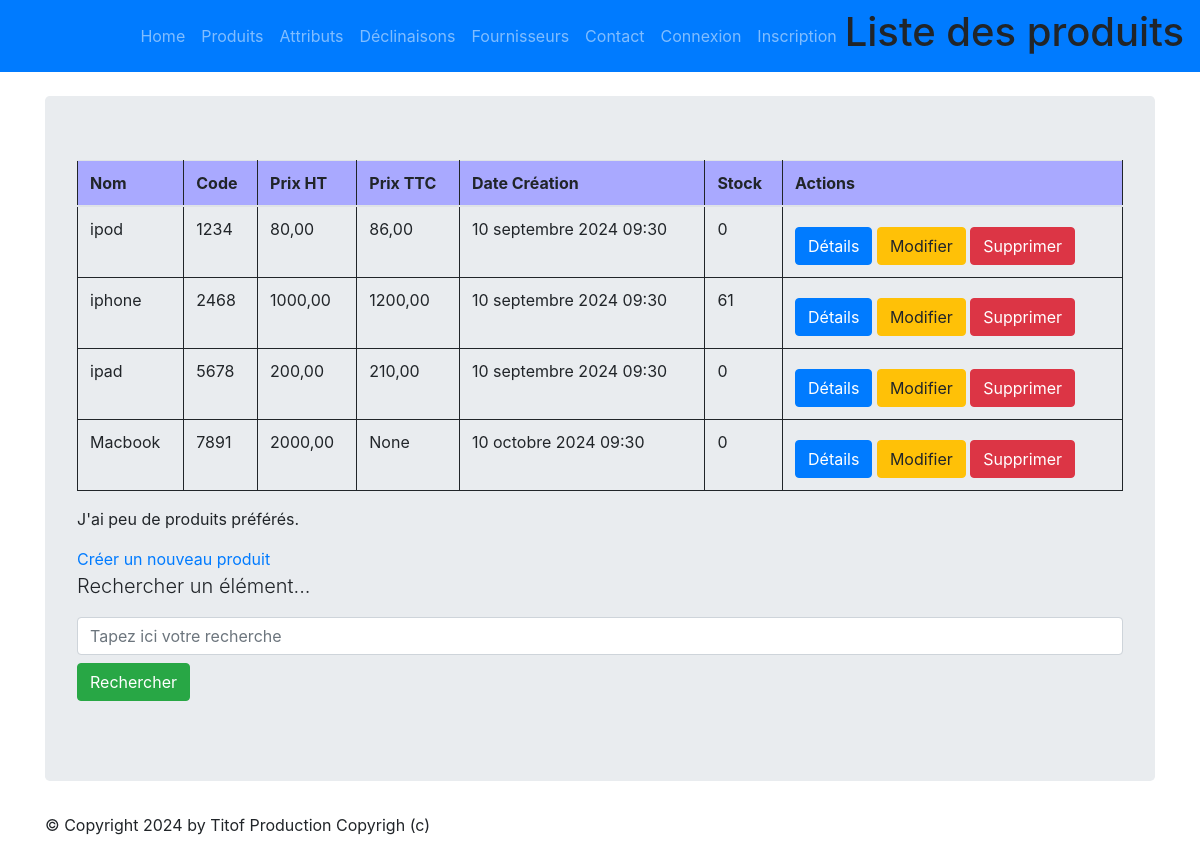
The page /monapp/product/list on the database as committed earlier.
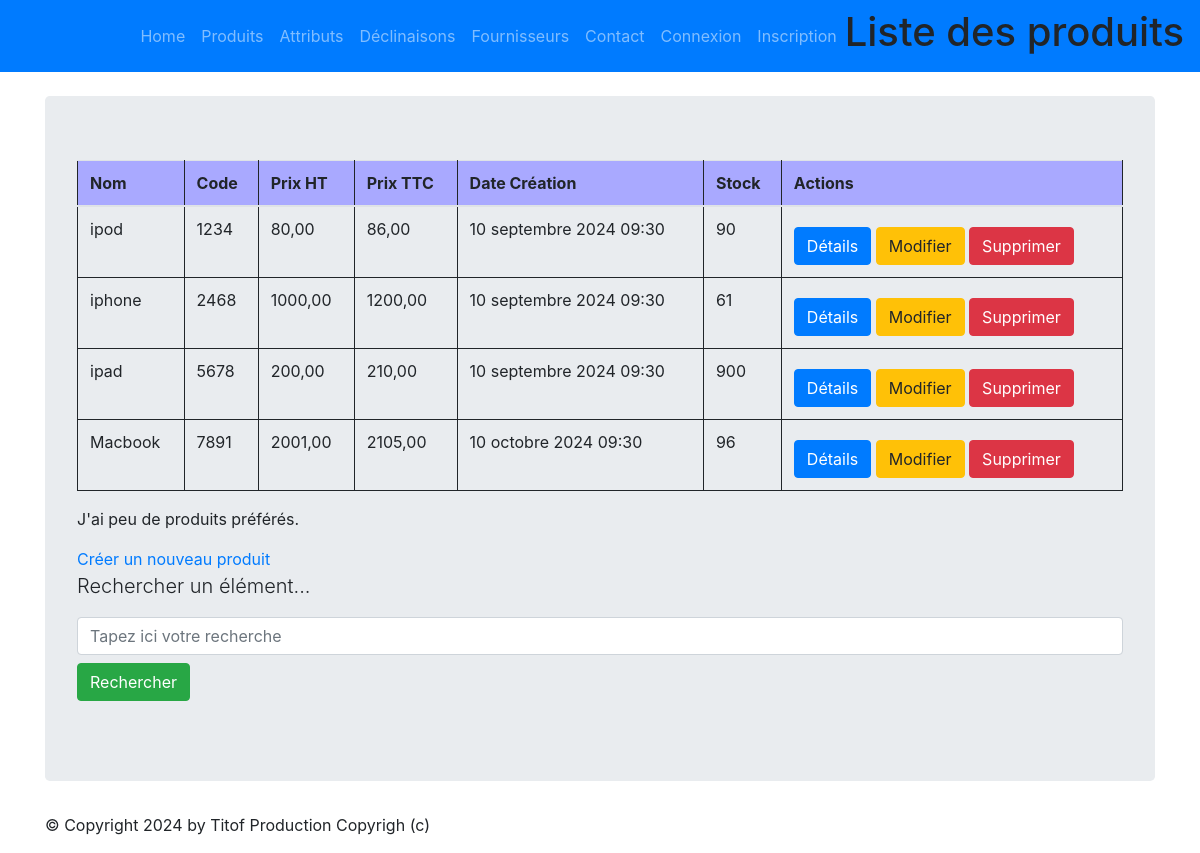
The same page on the database as committed later.
### monapp/models.py (models this page shows, shortened)
class Product(models.Model):
    class Meta:
        verbose_name = "Produit"
    name          = models.CharField(max_length=100)
    code          = models.CharField(max_length=10, null=True, blank=True, unique=True)
    price_ht      = models.DecimalField(max_digits=8, decimal_places=2,  null=True, blank=True, verbose_name="Prix unitaire HT")
    price_ttc     = models.DecimalField(max_digits=8, decimal_places=2,  null=True, blank=True, verbose_name="Prix unitaire TTC")
    status        = models.SmallIntegerField(choices=PRODUCT_STATUS, default=0)
    date_creation = models.DateTimeField(blank=True, verbose_name="Date création")
    stock = models.IntegerField(default=0,verbose_name="Stock")

### monapp/views.py (the view)
# urls.py: path("product/list",views.ProductListView.as_view(), name="product-list"),
class ProductListView(ListView):
  model = Product
  template_name = "monapp/list_products.html"
  context_object_name = "products"
  def get_queryset(self ):
    query = self.request.GET.get('search')
    if query:
      return Product.objects.filter(name__icontains=query)
    return Product.objects.all()
  def get_context_data(self, **kwargs):
    context = super(ProductListView, self).get_context_data(**kwargs)
    context['titremenu'] = "Liste des produits"
    return context

### monapp/templates/monapp/list_products.html (shortened to what this page needs)
{% extends 'monapp/base.html' %}
{% block menu %}
<h1>Liste des produits</h1>
{% endblock %}
{% block contenu %}
<table class="table">
    <thead>
        <th>Nom</th>
        <th>Code</th>
        <th>Prix HT</th>
        <th>Prix TTC</th>
        <th>Date Création</th>
        <th>Stock</th>
        <th>Actions</th>
    </thead>
    <tbody>
        {% for prdct in products %}
        <tr>
            <td>{{ prdct.name }}</td>
            <td>{{ prdct.code }}</td>
            <td>{{ prdct.price_ht }}</td>
            <td>{{ prdct.price_ttc }}</td>
            <td>{{ prdct.date_creation }}</td>
            <td>{{ prdct.stock }}</td>
            <td>
                <a href="{% url 'product-detail' prdct.id %}" class="btn btn-primary mt-2">Détails</a>
                <a href="{% url 'product-update' prdct.id %}" class="btn btn-warning mt-2">Modifier</a>
                <a href="{% url 'product-delete' prdct.id %}" class="btn btn-danger mt-2">Supprimer</a>
            </td>
        </tr>
        {% endfor %}
    </tbody>
</table>
<p>
    J'ai
    {% if prdcts|length < 5 %} peu de {% elif prdcts|length < 10 %} quelques {% else %} beaucoup de {% endif %} produits
        préférés. </p>
        <a href="{% url 'product-add' %}">Créer un nouveau produit</a>
        <p class="lead mb-3 ml-0">Rechercher un élément...</p>
        <form method="GET" action="">
            <input class="form-control" type="text" name="search" placeholder="Tapez ici votre recherche"
                value="{{ request.GET.search }}">
            <button type="submit" class="btn btn-success mt-2">Rechercher</button>
        </form>
        {% endblock %}

Rows that differ between the two databases and show on the page:
changed Product "ipod": stock "0" → "90"
changed Product "ipad": stock "0" → "900"
changed Product "Macbook": price_ht "2000,00" → "2001,00"; price_ttc "None" → "2105,00"; stock "0" → "96"
